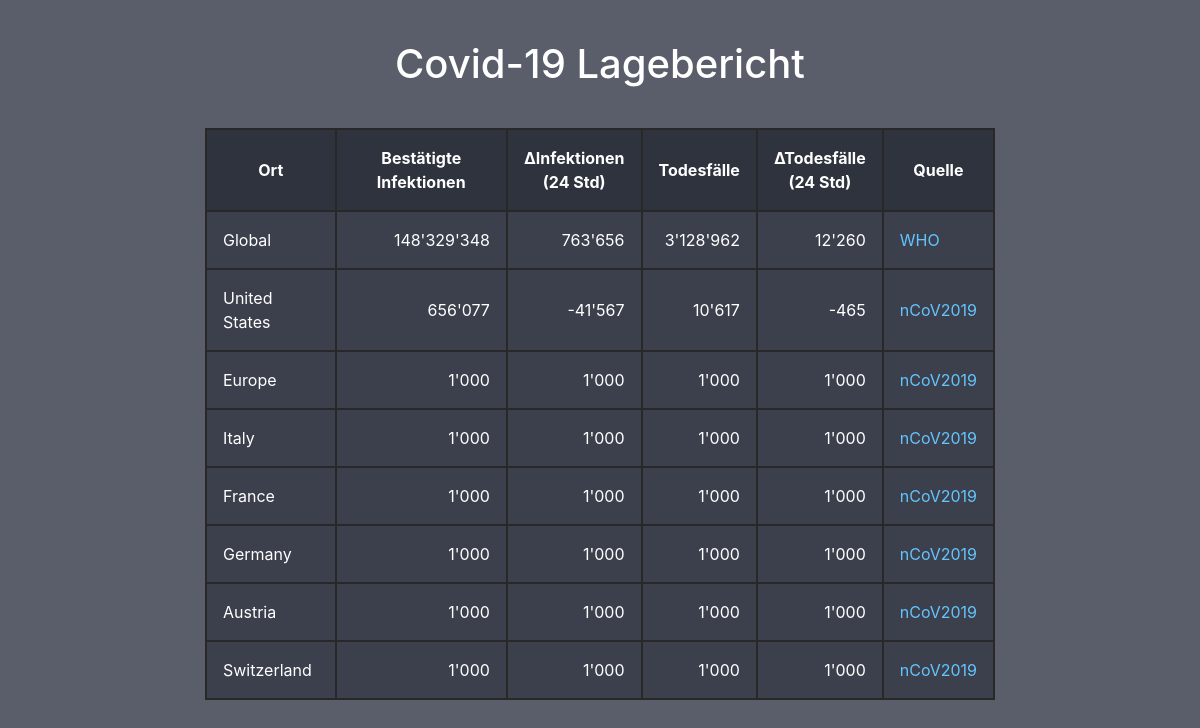
The app's page /, older data.
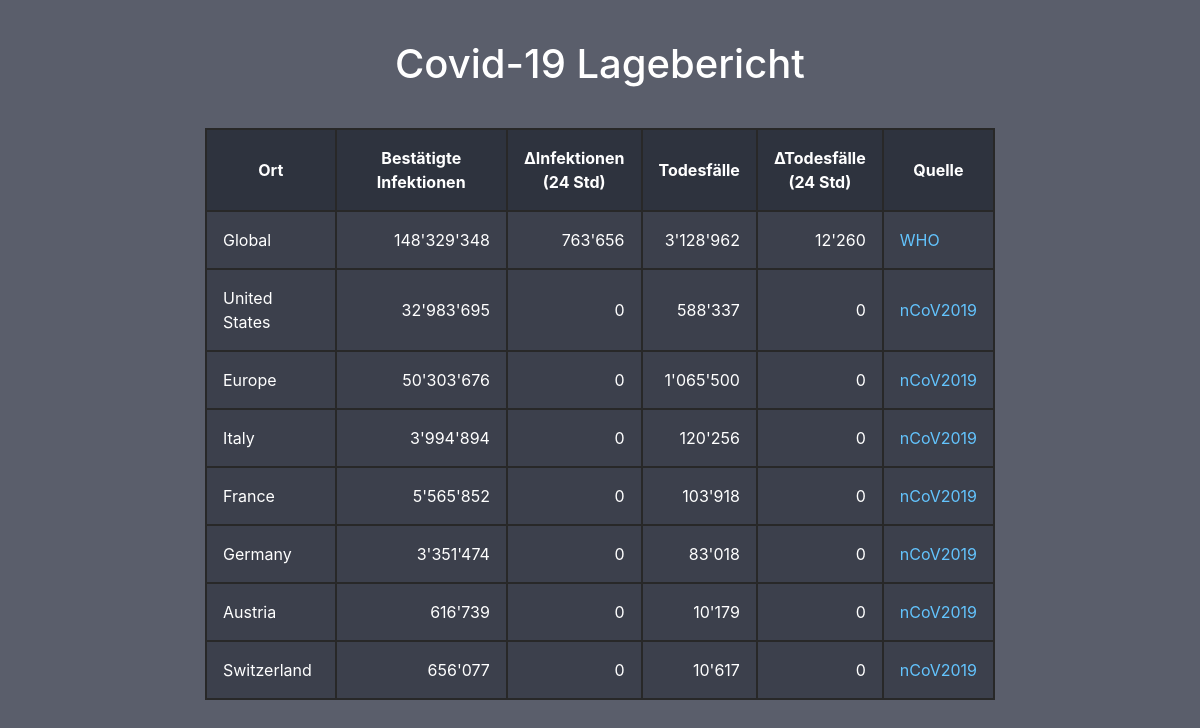
The same page, newer data.
### covmass/models.py (models this page shows, shortened)
class Zone(models.Model):
  name = models.CharField(max_length=32)
  source = models.ForeignKey(Source, on_delete=models.CASCADE, related_name="zones")

class Metric(models.Model):
  total = models.IntegerField()
  new = models.IntegerField()
  def display_total(self):
    return "{:,}".format(self.total).replace(",", "'")
  def display_new(self):
    return "{:,}".format(self.new).replace(",", "'")

class Source(models.Model):
  name = models.CharField(max_length=32)
  url = models.CharField(max_length=128)

### covmass/views.py (the view)
# urls.py: path("", views.index, name="index"),
def index(request):
  context = {
    "deceased": Deceased.objects.all(),
    "infected": Infected.objects.all(),
    "zones": Zone.objects.all(),
    "metrics": Metric.objects.all(),
  }
  return render(request, "covmass/index.html", context)

### covmass/templates/covmass/index.html (shortened to what this page needs)
<!DOCTYPE html>
<html>
    <link rel="stylesheet" href="https://stackpath.bootstrapcdn.com/bootstrap/4.3.1/css/bootstrap.min.css">
  <body>
  <body>
    <div class="row">
      <div class="col-lg-2 col-sm-1">
      </div>
      <div class="col-lg-8 col-sm-10">
        <h1>Covid-19 Lagebericht</h1>
        <table class="center">
          <tbody>
            <tr class="header">
              <th>Ort</th>
              <th>Bestätigte Infektionen</th>
              <th>∆Infektionen<br/>(24 Std)</th>
              <th>Todesfälle</th>
              <th>∆Todesfälle<br/>(24 Std)</th>
              <th>Quelle</th>
            </tr>
            {% for zone in zones %}
              <tr>
                <td class="left">{{zone.name}}</td>
                <td>{{zone.infected.display_total}}</td>
                <td>{{zone.infected.display_new}}</td>
                <td>{{zone.deceased.display_total}}</td>
                <td>{{zone.deceased.display_new}}</td>
                <td class="left"><a href="{{zone.source.url}}" class="source">{{zone.source.name}}</a></td>
              </tr>
            {% endfor %}
          </tbody>
        </table>
      </div>
    </div>
  </body>
</html>

Row changes from the older to the newer data that the page shows:
changed through a linked row, Zone "United States": infected.display_total "656'077" → "32'983'695"; infected.display_new "-41'567" → "0"; deceased.display_total "10'617" → "588'337"; deceased.display_new "-465" → "0"
changed through a linked row, Zone "Europe": infected.display_total "1'000" → "50'303'676"; infected.display_new "1'000" → "0"; deceased.display_total "1'000" → "1'065'500"; deceased.display_new "1'000" → "0"
changed through a linked row, Zone "Italy": infected.display_total "1'000" → "3'994'894"; infected.display_new "1'000" → "0"; deceased.display_total "1'000" → "120'256"; deceased.display_new "1'000" → "0"
changed through a linked row, Zone "France": infected.display_total "1'000" → "5'565'852"; infected.display_new "1'000" → "0"; deceased.display_total "1'000" → "103'918"; deceased.display_new "1'000" → "0"
changed through a linked row, Zone "Germany": infected.display_total "1'000" → "3'351'474"; infected.display_new "1'000" → "0"; deceased.display_total "1'000" → "83'018"; deceased.display_new "1'000" → "0"
changed through a linked row, Zone "Austria": infected.display_total "1'000" → "616'739"; infected.display_new "1'000" → "0"; deceased.display_total "1'000" → "10'179"; deceased.display_new "1'000" → "0"
changed through a linked row, Zone "Switzerland": infected.display_total "1'000" → "656'077"; infected.display_new "1'000" → "0"; deceased.display_total "1'000" → "10'617"; deceased.display_new "1'000" → "0"
